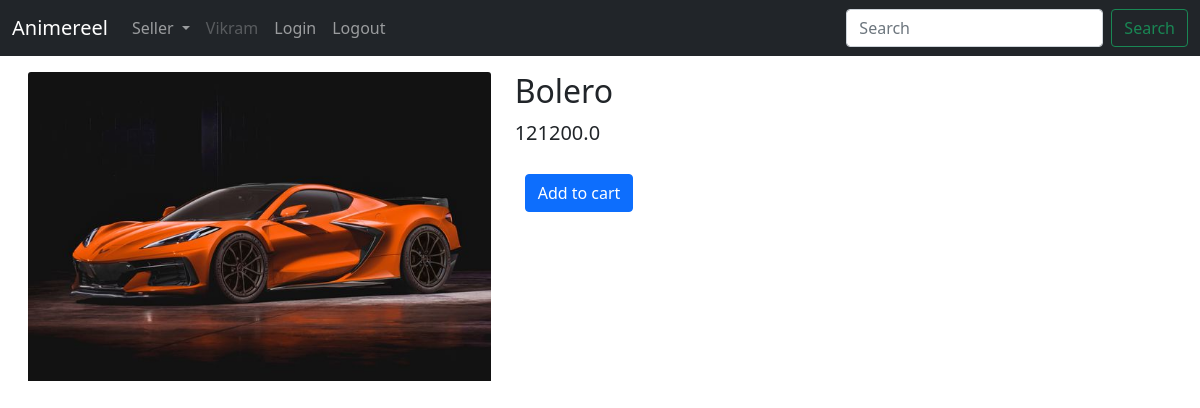
Page /productdetail/1 (signed in) on the committed database.
### firstapp/models.py (models this page shows, shortened)
class CustomUser(AbstractBaseUser,PermissionsMixin):
    email = LowercaseEmailField(_('email address'), unique=True)
    name = models.CharField(max_length=255)
    is_staff = models.BooleanField(default=False)
    is_active = models.BooleanField(default=True)
    date_joined = models.DateTimeField(default=timezone.now)
    phone_regex = RegexValidator( regex = r'^\d{10}$',message = "phone number should exactly be in 10 digits")
    phone = models.CharField(max_length=255, validators=[phone_regex], blank = True, null=True)  # you can set it unique = True
    class Types(models.TextChoices):
        SELLER = "Seller", "SELLER"
        CUSTOMER = "Customer", "CUSTOMER"
    default_type = Types.CUSTOMER
    type = MultiSelectField(choices=Types.choices, default=[], null=True, blank=True)
    USERNAME_FIELD = 'email'
    REQUIRED_FIELDS = ['name']
    objects = CustomUserManager()

class Product(models.Model):
    product_id = models.AutoField(primary_key=True)
    product_name = models.CharField(max_length=255)
    image = models.ImageField(upload_to="firstapp/productimages",default=None,null=True,blank=True)
    price = models.FloatField()

### firstapp/views.py (the view)
# urls.py: path('productdetail/<int:pk>',views.ProductDetail.as_view(),name='productdetail'),
class ProductDetail(DetailView):
    model = Product
    template_name = "firstapp/productdetail.html"
    context_object_name = "product"

### firstapp/templates/firstapp/productdetail.html (shortened to what this page needs)
{% extends 'seller/basic.html' %}
{% load static %}
{% load myfilters %}
{% block body%}
    <div class="row featurette mt-3 me-3 ms-3">
        <div class="col-md-5">
            <img src="/media/{{product.image}}" class="card-img-top" alt="">
        </div>
      <div class="col-md-7">
        <h2 class="featurette-heading">{{product.product_name}}</h2>
        <p class="lead">{{product.price}}</p>
        <a href="#" class="btnmargin btn btn-primary">Add to cart</a>
      </div>
    </div>
{% endblock %}

### seller/templates/seller/basic.html (shortened to what this page needs)
{% load static %}
<!doctype html>
{% load hosts %}
<html lang="en">
<head>
    <link rel="stylesheet" type="text/css" href="{% static 'firstapp/style.css' %}">
    <link href="https://cdn.jsdelivr.net/npm/bootstrap@5.1.1/dist/css/bootstrap.min.css" rel="stylesheet"
>
</head>
<body>
    <nav class="navb navbar navbar-expand-lg navbar-dark bg-dark">
        <div class="container-fluid">
            <a class="navbar-brand" href="/">Animereel</a>
            <div class="collapse navbar-collapse" id="navbarSupportedContent">
                <ul class="navbar-nav me-auto mb-2 mb-lg-0">
                    <li class="nav-item dropdown">
                        <a class="nav-link dropdown-toggle" href="#" id="navbarDropdown" role="button" data-bs-toggle="dropdown" aria-expanded="false">
                            Seller
                        </a>
                    </li>
                    <li class="nav-item">
                        <a class="nav-link disabled">{{request.user.name}}</a>
                    </li>
                    <li class="nav-item">
                        <a class="nav-link" href="{% host_url 'login' host 'services' %}">Login</a>
                    </li>
                    <li class="nav-item">
                        {% if request.user.is_authenticated %}
                        <a class="nav-link" href="{% host_url 'logout' host 'services' %}">Logout</a>
                        {% endif %}
                    </li>
                </ul>
                <form class="d-flex">
                    <input class="form-control me-2" type="search" placeholder="Search" aria-label="Search">
                    <button class="btn btn-outline-success" type="submit">Search</button>
                </form>
            </div>
        </div>
    </nav>
    {% block body %}
    {% endblock %}
</body>
</html>

### firstapp/static/firstapp/style.css (style rules this page uses)
.navb { background-color:rgb(119, 131, 238); color: white; }

### rows in the picture
CustomUser: user.name "Vikram"
Product: image (picture), product_name "Bolero", price "121200.0"
